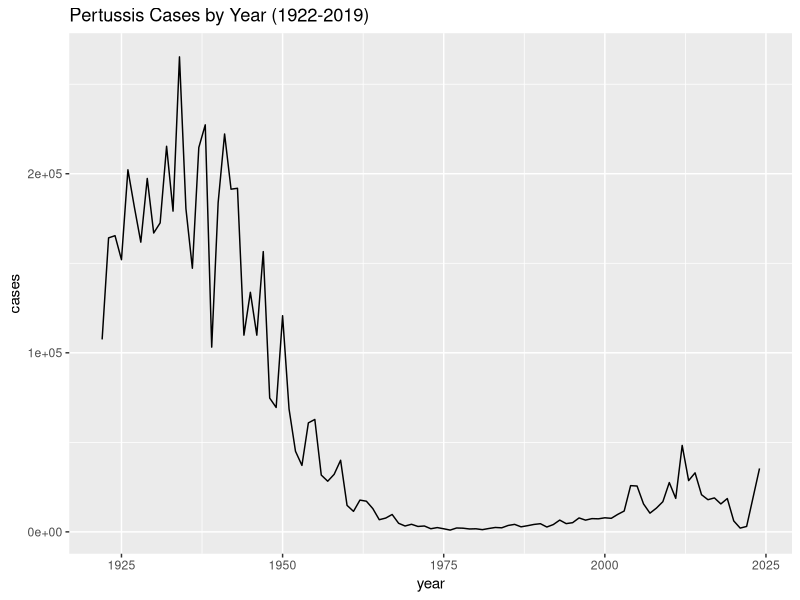
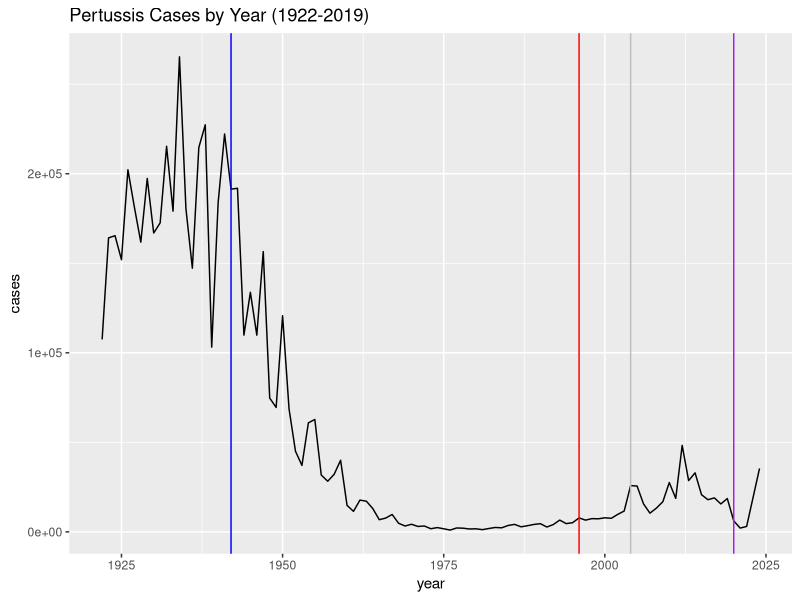

The R script that drew these images, in order: (Note: this script raises an error after producing the figures.)
## ---- chunk 1
cdc <- data.frame(
  year = c(1922L,1923L,1924L,1925L,
           1926L,1927L,1928L,1929L,1930L,1931L,
           1932L,1933L,1934L,1935L,1936L,
           1937L,1938L,1939L,1940L,1941L,1942L,
           1943L,1944L,1945L,1946L,1947L,
           1948L,1949L,1950L,1951L,1952L,
           1953L,1954L,1955L,1956L,1957L,1958L,
           1959L,1960L,1961L,1962L,1963L,
           1964L,1965L,1966L,1967L,1968L,1969L,
           1970L,1971L,1972L,1973L,1974L,
           1975L,1976L,1977L,1978L,1979L,1980L,
           1981L,1982L,1983L,1984L,1985L,
           1986L,1987L,1988L,1989L,1990L,
           1991L,1992L,1993L,1994L,1995L,1996L,
           1997L,1998L,1999L,2000L,2001L,
           2002L,2003L,2004L,2005L,2006L,2007L,
           2008L,2009L,2010L,2011L,2012L,
           2013L,2014L,2015L,2016L,2017L,2018L,
           2019L,2020L,2021L,2022L,2024L),
  cases = c(107473,164191,165418,152003,
                                   202210,181411,161799,197371,
                                   166914,172559,215343,179135,265269,
                                   180518,147237,214652,227319,103188,
                                   183866,222202,191383,191890,109873,
                                   133792,109860,156517,74715,69479,
                                   120718,68687,45030,37129,60886,
                                   62786,31732,28295,32148,40005,
                                   14809,11468,17749,17135,13005,6799,
                                   7717,9718,4810,3285,4249,3036,
                                   3287,1759,2402,1738,1010,2177,2063,
                                   1623,1730,1248,1895,2463,2276,
                                   3589,4195,2823,3450,4157,4570,
                                   2719,4083,6586,4617,5137,7796,6564,
                                   7405,7298,7867,7580,9771,11647,
                                   25827,25616,15632,10454,13278,
                                   16858,27550,18719,48277,28639,32971,
                                   20762,17972,18975,15609,18617,
                                   6124,2116,3044, 35435)
)
## ---- chunk 2
head(cdc)
## ---- chunk 3
library(ggplot2)

ggplot(cdc) +
  aes(x=year, y=cases) +
  geom_line() +
  labs(title = "Pertussis Cases by Year (1922-2019)")
## ---- chunk 4
library(ggplot2)

ggplot(cdc) +
  aes(x=year, y=cases) +
  geom_line() +
  geom_vline(xintercept = 1942, col="blue")+
  geom_vline(xintercept = 1996, col = "red")+
  geom_vline(xintercept = 2020, col="purple") +
  geom_vline(xintercept = 2004, col="grey") +
  labs(title = "Pertussis Cases by Year (1922-2019)")

## ---- chunk 5
library(jsonlite)

subject <- read_json("https://www.cmi-pb.org/api/subject", simplifyVector = TRUE) 

head(subject)
## ---- chunk 6
table(subject$infancy_vac)
## ---- chunk 7
nrow(subject)
## ---- chunk 8
table(subject$biological_sex)
## ---- chunk 9
table (subject$race,subject$biological_sex)
## ---- chunk 10
library(lubridate)
today()
today() - ymd("2000-01-01")
round(time_length( today() - ymd("2000-01-01"),  "years"),2)
## ---- chunk 11

# Use todays date to calculate age in days
subject$age <- time_length(today() - ymd(subject$year_of_birth), "years")

## ---- chunk 12
int <- ymd(subject$date_of_boost) - ymd(subject$year_of_birth)
age_at_boost <- time_length(int, "year")
head(age_at_boost)
## ---- chunk 13
ggplot(subject) +
  aes(time_length(age, "year"),
      fill=as.factor(infancy_vac)) +
  geom_histogram(show.legend=FALSE) +
  facet_wrap(vars(infancy_vac), nrow=2) +
  xlab("Age in years")

## ---- chunk 14
specimen <- read_json("http://cmi-pb.org/api/v5_1/specimen", simplifyVector = T)
ab_titer <- read_json("http://cmi-pb.org/api/v5_1/plasma_ab_titer", simplifyVector = T)

## ---- chunk 15
head(specimen)
## ---- chunk 16
head(ab_titer)
## ---- chunk 17
library(dplyr)
meta <- inner_join(subject, specimen)
dim(meta)
## ---- chunk 18
ab_data <- inner_join(meta, ab_titer,)

dim(ab_data)
## ---- chunk 19
table(ab_data$isotype)
## ---- chunk 20
table(ab_data$antigen)
## ---- chunk 21
igg <- ab_data %>% filter(isotype == "IgG")
head(igg)
## ---- chunk 22
ggplot(ab_data)+
  aes(MFI, antigen)+
  geom_boxplot()
  
## ---- chunk 23
ggplot(ab_data)+
  aes(MFI, antigen, col=infancy_vac)+
  geom_boxplot()
## ---- chunk 24
ggplot(ab_data)+
  aes(MFI, antigen)+
  geom_boxplot() +
  facet_wrap(~infancy_vac)
## ---- chunk 25
ggplot(ab_data)+
  aes(MFI_normalised, antigen, col=infancy_vac)+
  geom_boxplot()
## ---- chunk 26
igg <- ab_data |> 
  filter(isotype =="IgG")
## ---- chunk 27
ggplot(igg)+
  aes(MFI_normalised, antigen, col=infancy_vac)+
  geom_boxplot()
## ---- chunk 28
ggplot(igg)+
  aes(MFI_normalised, antigen, col=infancy_vac)+
  geom_boxplot() +
  facet_wrap(~visit)
## ---- chunk 29
table(ab_data$dataset)
## ---- chunk 30
pt_igg <- ab_data |> 
  filter(isotype=="IgG", antigen=="PT", dataset == "2021_dataset")
## ---- chunk 31
ggplot(pt_igg)+
  aes(actual_day_relative_to_boost, MFI_normalised, col=infancy_vac, group = subject_id)+
  geom_point() +
  geom_line() + 
  geom_vline(xintercept = 14) +
  geom_vline(xintercept = 0)
  labs(titile = "IgG PT Levels", 
       xlab = "Days relative to Boost") +
    geom_smooth(method= "loess", se = T)
  
## ---- chunk 32
ggplot(pt_igg)+
  aes(MFI_normalised, col=infancy_vac)+
  geom_boxplot()
  
